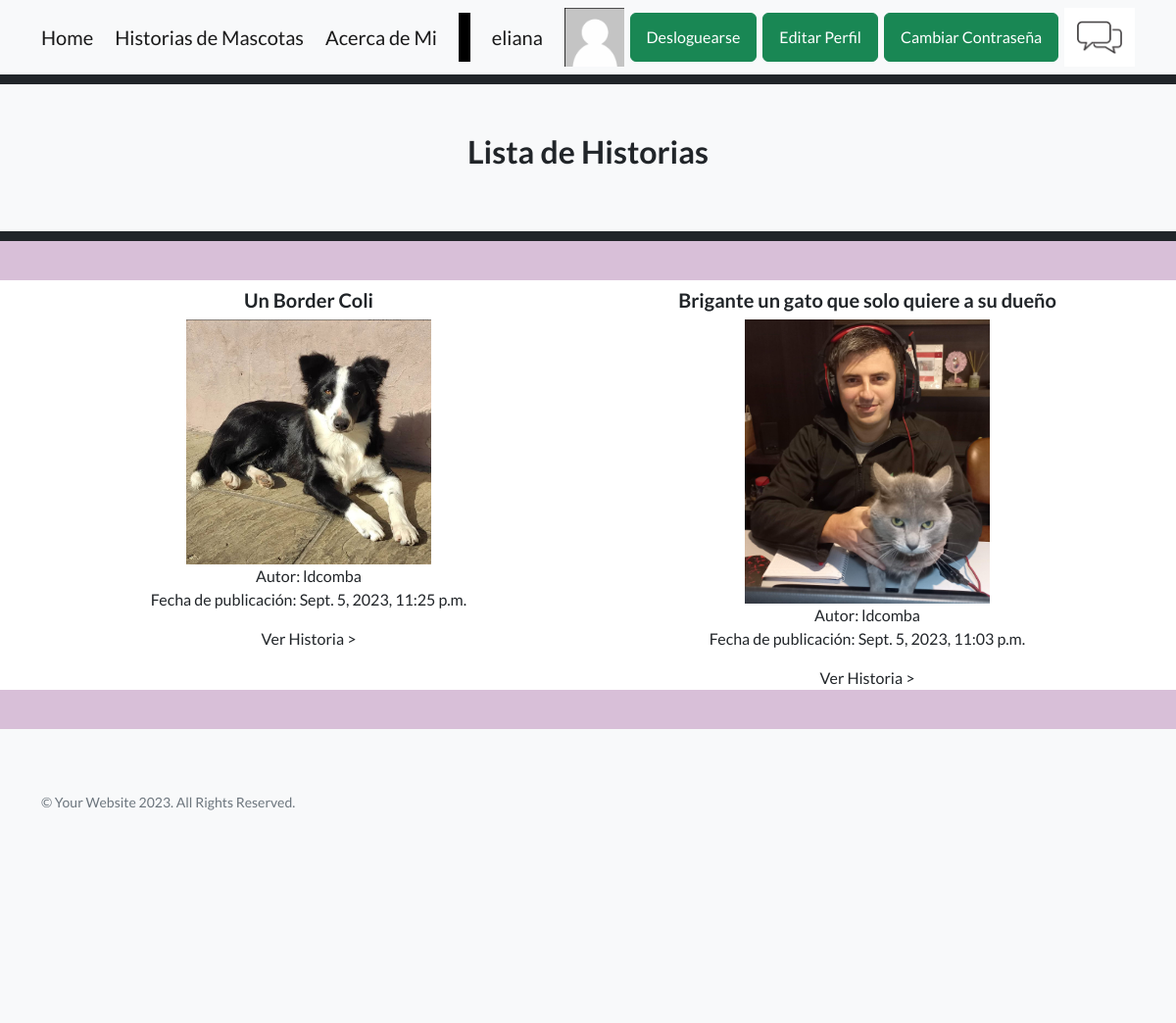
The app's page /AppPages/routePages/ (signed in) with its own data.
### AppPages/models.py (models this page shows, shortened)
class Mascota(models.Model):
    mascotaSeleccion= (
        ('gato','Gato'),
        ('perro','Perro'),
        ('pajaro','Pajaro'),
        ('pez','Pez'),
        ('otro','Otro')
    )
    autor=models.ForeignKey(User, on_delete=models.CASCADE, null=True, blank=True)
    mascota= models.CharField(max_length=50, choices=mascotaSeleccion, default='gato')
    nombreMascota=models.CharField(max_length=50)
    titulo=models.CharField(max_length=50)
    historia = models.TextField(
        validators=[MaxLengthValidator(limit_value=3200, message='La historia no puede superar 40 líneas.')],
        help_text="Ingresa la historia de la mascota (máximo 40 líneas)."
    )
    fechaPublicacion=models.DateTimeField(auto_now_add=True)
    imagenMascota = models.ImageField(null=True, blank=True, upload_to="imagenes/")
    class Meta:
        ordering = ['autor', '-fechaPublicacion']

### AppPages/views.py (the view)
# urls.py: path('routePages/',routePages,name="routePages"),
def routePages(request):
    if request.method=="POST":
       pass
    else:
        mascotasHistorias=Mascota.objects.all()
        if len(mascotasHistorias) == 0:
            mensaje= " Aún no hay historias"
        else:
            mensaje=""
    return render(request, "03_routePages.html",{"mascotasHistorias":mascotasHistorias,"mensaje":mensaje,"avatar":obtenerAvatar(request)})

### AppPages/views.py (called while the page is built)
def obtenerAvatar(request):
    avatares = PerfilUsuario.objects.filter(Q(user=request.user.id) & Q(imagen__isnull=False) & ~Q(imagen=''))
    if len(avatares)!=0:
        return avatares[0].imagen.url
    else:
        return "/media/avatars/avatarpordefecto.png"

### AppPages/templates/03_routePages.html (shortened to what this page needs)
{% extends "00_padre.html" %}
{% load static %}
{% block titulo %} Lista de Historias {% endblock %}
{% block contenido_que_cambia %}
<div class="container text-center">
    <div class="row">
            {% for mascotaHistoria in mascotasHistorias %}
            <div class="col-sm-6 align-items-center">
                <div class="card-body">
                <h5>{{mascotaHistoria.titulo}}</h5>
                <img src="{{ mascotaHistoria.imagenMascota.url }}" alt="avatar" width="250" height="auto" />
                <br>
                Autor: {{mascotaHistoria.autor}}
                <br>
                <p>Fecha de publicación:  {{mascotaHistoria.fechaPublicacion}}</p>
                <a class="navbar-brand" href="{% url 'routePagesId' mascotaHistoria.id %}">Ver Historia ></a>
                </div>
            </div>
            {% endfor %}
    </div>
</div>
{% endblock %}

### AppPages/templates/00_padre.html (shortened to what this page needs)
<!DOCTYPE html>
<html lang="en">
    <head>
        {% load static %}
        <link href="https://cdn.jsdelivr.net/npm/bootstrap-icons@1.5.0/font/bootstrap-icons.css" rel="stylesheet" type="text/css" />
        <link href="{% static 'APPCoder/css/styles.css' %}" rel="stylesheet" />
    </head>
    <body>
        <nav class="navbar navbar-light bg-light static-top">
            <div class="container">
                <a class="navbar-brand" href="{% url 'home' %}">Home</a>
                <a class="navbar-brand" href="{% url 'routePages' %}"> Historias de Mascotas</a>
                <a class="navbar-brand" href="{% url 'aboutMe' %}">Acerca de Mi</a>
                <a class="navbar-brand text-black bg-black" style="height: 50px; line-height: 50px;">     1     </a>
                {% if user.is_authenticated %}
                <a class="navbar-brand">  {{ user.username }} </a>
                <img src="{{ avatar }}" alt="avatar" style="width:auto;height:60px;" >
                <a class="btn btn-success" href="{% url 'AppAccounts:logout' %}">Desloguearse</a>
                <a class="btn btn-success" href="{% url 'AppAccounts:editarPerfil' %}">Editar Perfil</a>
                <a class="btn btn-success" href="{% url 'AppAccounts:cambiarPass' %}">Cambiar Contraseña</a>
                <a href="{% url 'AppAccounts:chatRoom' %}">
                    <img src="{% static 'AppPages/assets/img/chatIcon.webp' %}" alt="Imagen de ejemplo" height="60px" width=auto>
                </a>
                {% else %}
                <a class="btn btn-success" href="{% url 'AppAccounts:login' %}">Loguearse</a>
                <a class="btn btn-success" href="{% url 'AppAccounts:register' %}">Registrarse</a>
                {% endif %}
            </div>
        </nav>
        <section class="footer bg-dark"
        style="height: 10px;">
        </section>
        <section class="footer bg-light"
        style="height: 50px;">
        </section>
        <section class="footer bg-light"
        style="height: 50px;">
            <div class="container position-relative">
                <div class="row justify-content-center">
                    <div class="col-xl-6 d-flex align-items-center justify-content-center text-center">
                        <h2 class="mb-4"> {% block titulo %} {% endblock %}</h2>
                    </div>
                </div>
            </div>
        </section>
        <section class="footer bg-light"
        style="height: 50px;">
        </section>
        <section class="footer bg-dark"
        style="height: 10px;">
        </section>
        <section class="footer bg-violeta-pastel"
        style="height: 40px;">
        </section>
        {% block contenido_que_cambia %}
        {% endblock %}
        <section class="footer bg-violeta-pastel"
        style="height: 40px;">
        </section>
        <footer class="footer bg-light"
        style="height: 300px;">
            <div class="container">
                <div class="row">
                    <div class="col-lg-6 h-100 text-center text-lg-start my-auto">
                        <p class="text-muted small mb-4 mb-lg-2">&copy; Your Website 2023. All Rights Reserved.</p>
                    </div>
                </div>
            </div>
        </footer>
    </body>
</html>

### records on screen
Mascota: titulo "Un Border Coli", imagenMascota (picture), autor "ldcomba", fechaPublicacion "Sept. 5, 2023, 11:25 p.m."
Mascota: titulo "Brigante un gato que solo quiere a su dueño", imagenMascota (picture), autor "ldcomba", fechaPublicacion "Sept. 5, 2023, 11:03 p.m."

### other values on screen
{{ user.username }} "eliana"
